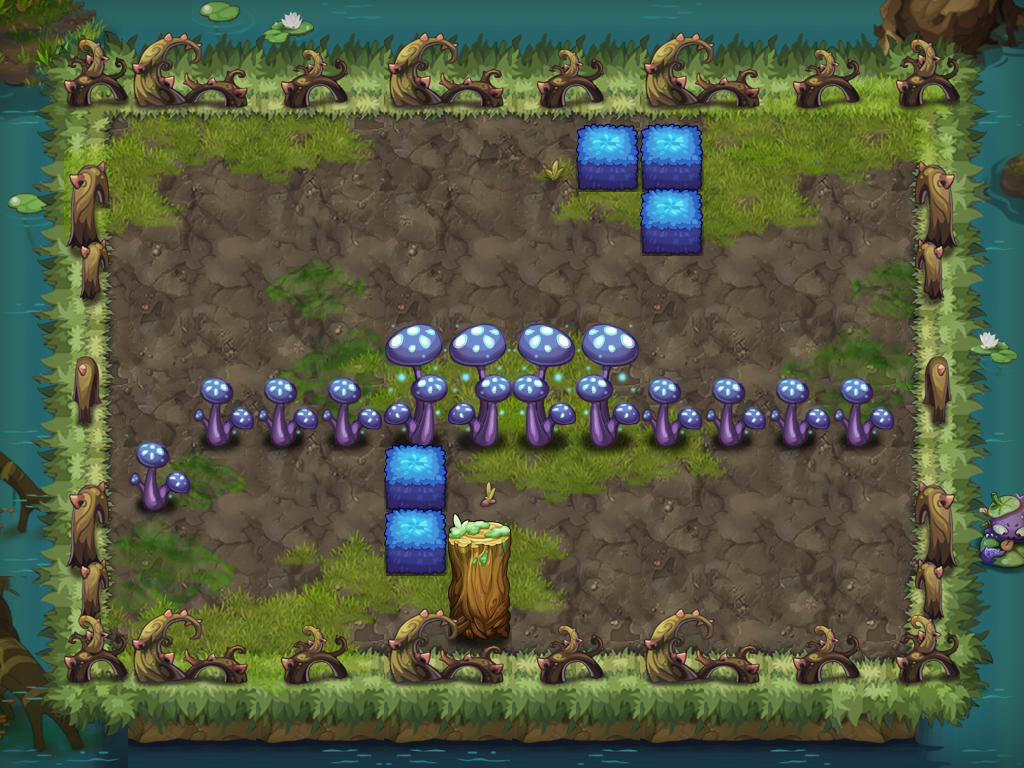

Rendered tile map (Tiled .tmx) drawn with the repository's tilesets; below, a short description and the map source with its tile grids summarised:
An orthogonal 16x12 tile map with 64x64 px tiles, 17 tile layers (PASS, 块层 13, 块层 14, 块层 15, ...) and 13 objects (9x TRAP, 3x srh1, PLAYER).

<map version="1.0" orientation="orthogonal" width="16" height="12" tilewidth="64" tileheight="64">
 <properties>
  <property name="DESTRY1" value="221" />
  <property name="DESTRY2" value="225" />
  <property name="DESTRY3" value="223" />
  <property name="DESTRY_COUNT" value="3" />
  <property name="EXP" value="545" />
  <property name="ITEM" value="D016" />
  <property name="MONEY" value="818" />
  <property name="START_SCRIPT" value="lv50" />
 </properties>
 <tileset firstgid="1" name="swzz" tilewidth="64" tileheight="64">
  <image source="swzz-hd.png" width="1000" height="2048" />
 </tileset>
 <layer name="PASS" width="16" height="12">
  <data>[192 cells, 114 non-empty, 18 distinct tile ids]</data>
 </layer>
 <layer name="块层 13" width="16" height="12">
  <data>[192 cells, 148 non-empty, 22 distinct tile ids]</data>
 </layer>
 <layer name="块层 14" width="16" height="12">
  <data>[192 cells, 34 non-empty, 24 distinct tile ids]</data>
 </layer>
 <layer name="块层 15" width="16" height="12">
  <data>[192 cells, 91 non-empty, 27 distinct tile ids]</data>
 </layer>
 <layer name="块层 2" width="16" height="12">
  <data>[192 cells, 96 non-empty, 8 distinct tile ids]</data>
 </layer>
 <layer name="块层 17" width="16" height="12">
  <data>[192 cells, 34 non-empty, 10 distinct tile ids]</data>
 </layer>
 <layer name="块层 4" width="16" height="12">
  <data>[192 cells, 19 non-empty, 5 distinct tile ids]</data>
 </layer>
 <layer name="块层 3" width="16" height="12">
  <data>[192 cells, 60 non-empty, 17 distinct tile ids]</data>
 </layer>
 <layer name="块层 6" width="16" height="12">
  <data>[192 cells, 19 non-empty, 5 distinct tile ids]</data>
 </layer>
 <layer name="块层 16" width="16" height="12">
  <data>[192 cells, 52 non-empty, 5 distinct tile ids]</data>
 </layer>
 <layer name="SHELTER 9" width="16" height="12">
  <data>[192 cells, 14 non-empty, 5 distinct tile ids]</data>
 </layer>
 <layer name="SHELTER 8" width="16" height="12">
  <data>[192 cells, 1 non-empty, 1 distinct tile ids]</data>
 </layer>
 <layer name="SHELTER 7" width="16" height="12">
  <data>[192 cells, 1 non-empty, 1 distinct tile ids]</data>
 </layer>
 <layer name="SHELTER 6" width="16" height="12">
  <data>[192 cells, 2 non-empty, 2 distinct tile ids]</data>
 </layer>
 <layer name="SHELTER 5" width="16" height="12">
  <data>[192 cells, 11 non-empty, 2 distinct tile ids]</data>
 </layer>
 <layer name="SHELTER 2" width="16" height="12">
  <data>[192 cells, 1 non-empty, 1 distinct tile ids]</data>
 </layer>
 <layer name="SHELTER 1" width="16" height="12">
  <data>[192 cells, 2 non-empty, 1 distinct tile ids]</data>
 </layer>
 <objectgroup name="对象层 1" width="32" height="24">
  <object name="PLAYER" type="PLAYER" x="128" y="128" width="64" height="64" />
  <object name="srh1" x="704" y="576" width="64" height="64">
   <properties>
    <property name="lua_ai" value="monster_srh_ai" />
    <property name="quality" value="srh1.quality" />
   </properties>
  </object>
  <object name="block1" type="TRAP" x="128" y="320" width="64" height="64">
   <properties>
    <property name="trap_ani" value="blok1.actor" />
    <property name="trap_blok" value="true" />
    <property name="trap_id" value="0" />
   </properties>
  </object>
  <object name="fire1" type="TRAP" x="448" y="448" width="64" height="128">
   <properties>
    <property name="trap_id" value="1" />
    <property name="trap_particle" value="trap_bluefire_up_2.plist" />
    <property name="trap_state" value="open" />
   </properties>
  </object>
  <object name="srh1" x="768" y="192" width="64" height="64">
   <properties>
    <property name="lua_ai" value="monster_srh_ai" />
    <property name="quality" value="srh1.quality" />
   </properties>
  </object>
  <object name="fire_control1" type="TRAP" x="128" y="384" width="64" height="64">
   <properties>
    <property name="trap_ani" value="switch.actor" />
    <property name="trap_floor" value="true" />
    <property name="trap_id" value="0" />
    <property name="trap_script" value="trap(&quot;fire_control1&quot;):setOpened( false ); trap(&quot;fire1&quot;):setVisit( false );" />
    <property name="trap_sound_id" value="2" />
    <property name="trap_start_mode" value="0" />
    <property name="trap_state" value="open" />
   </properties>
  </object>
  <object name="block_control1" type="TRAP" x="832" y="128" width="64" height="64">
   <properties>
    <property name="trap_ani" value="switch.actor" />
    <property name="trap_floor" value="true" />
    <property name="trap_id" value="0" />
    <property name="trap_script" value="trap(&quot;block_control1&quot;):setOpened(false);trap(&quot;block1&quot;):setOpened(false)" />
    <property name="trap_sound_id" value="2" />
    <property name="trap_start_mode" value="0" />
    <property name="trap_state" value="open" />
   </properties>
  </object>
  <object name="mp1" type="TRAP" x="832" y="320" width="64" height="64">
   <properties>
    <property name="trap_ani" value="mp.actor" />
    <property name="trap_floor" value="true" />
    <property name="trap_id" value="0" />
    <property name="trap_script" value="trap_moveto(&quot;PLAYER&quot;, &quot;mp1&quot;,target(&quot;mp2&quot;):getX(),target(&quot;mp2&quot;):getY() );" />
    <property name="trap_sound_id" value="1" />
    <property name="trap_start_mode" value="0" />
    <property name="trap_state" value="open" />
   </properties>
  </object>
  <object name="mp1" type="TRAP" x="832" y="448" width="64" height="64">
   <properties>
    <property name="trap_ani" value="mp.actor" />
    <property name="trap_floor" value="true" />
    <property name="trap_id" value="0" />
    <property name="trap_script" value="trap_moveto(&quot;PLAYER&quot;, &quot;mp1&quot;,target(&quot;mp2&quot;):getX(),target(&quot;mp2&quot;):getY() );" />
    <property name="trap_sound_id" value="1" />
    <property name="trap_start_mode" value="0" />
    <property name="trap_state" value="open" />
   </properties>
  </object>
  <object name="mp2" type="TRAP" x="832" y="448" width="64" height="64">
   <properties>
    <property name="trap_ani" value="mp.actor" />
    <property name="trap_floor" value="true" />
    <property name="trap_id" value="0" />
    <property name="trap_script" value="trap_moveto(&quot;PLAYER&quot;, &quot;mp2&quot;,target(&quot;mp1&quot;):getX(),target(&quot;mp1&quot;):getY() );" />
    <property name="trap_sound_id" value="1" />
    <property name="trap_start_mode" value="0" />
    <property name="trap_state" value="open" />
   </properties>
  </object>
  <object name="srh1" x="320" y="512" width="64" height="64">
   <properties>
    <property name="lua_ai" value="monster_srh_ai" />
    <property name="quality" value="srh1.quality" />
   </properties>
  </object>
  <object name="bh1" type="TRAP" x="512" y="256" width="64" height="64">
   <properties>
    <property name="trap_ani" value="black_hole.actor" />
    <property name="trap_floor" value="true" />
    <property name="trap_id" value="2" />
    <property name="trap_sh" value="0.1" />
    <property name="trap_sw" value="0.1" />
   </properties>
  </object>
  <object name="xy1" type="TRAP" x="512" y="256" width="64" height="64">
   <properties>
    <property name="lua_ai" value="trap_mire_ai" />
    <property name="trap_sh" value="0.1" />
    <property name="trap_sw" value="0.1" />
   </properties>
  </object>
 </objectgroup>
</map>
